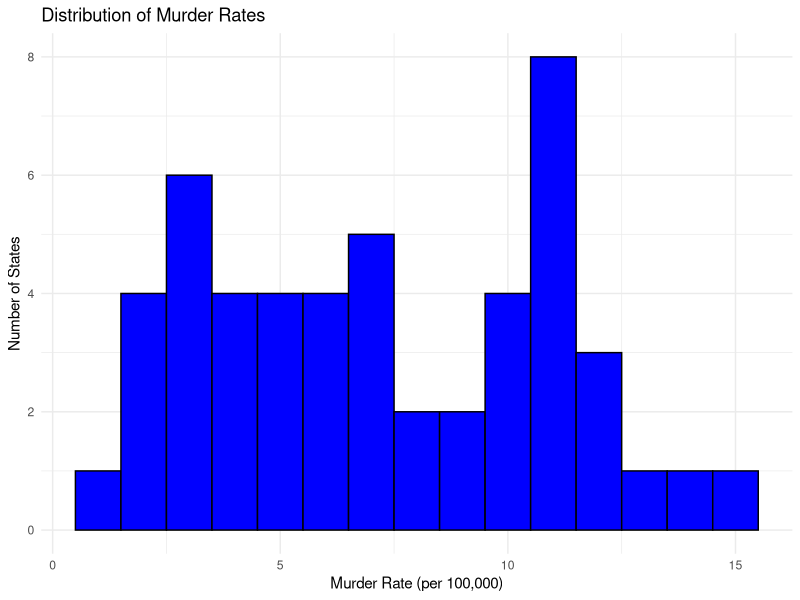
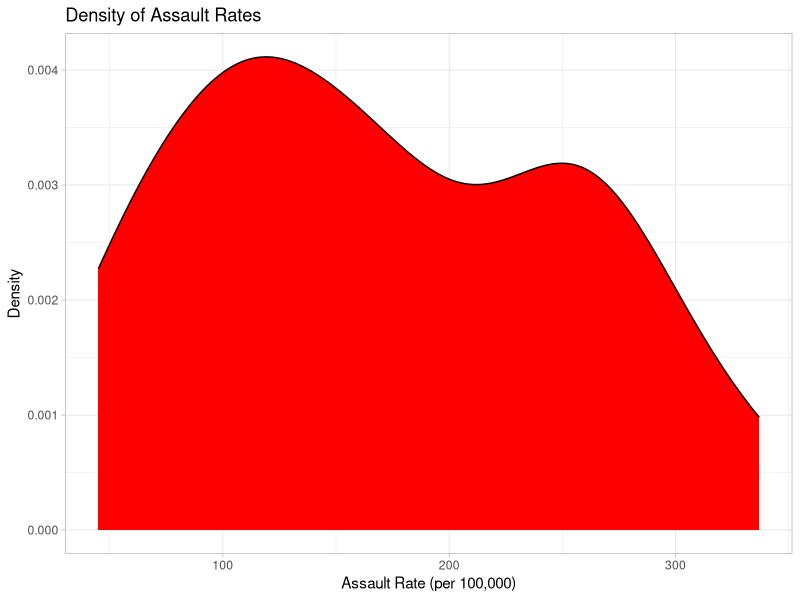
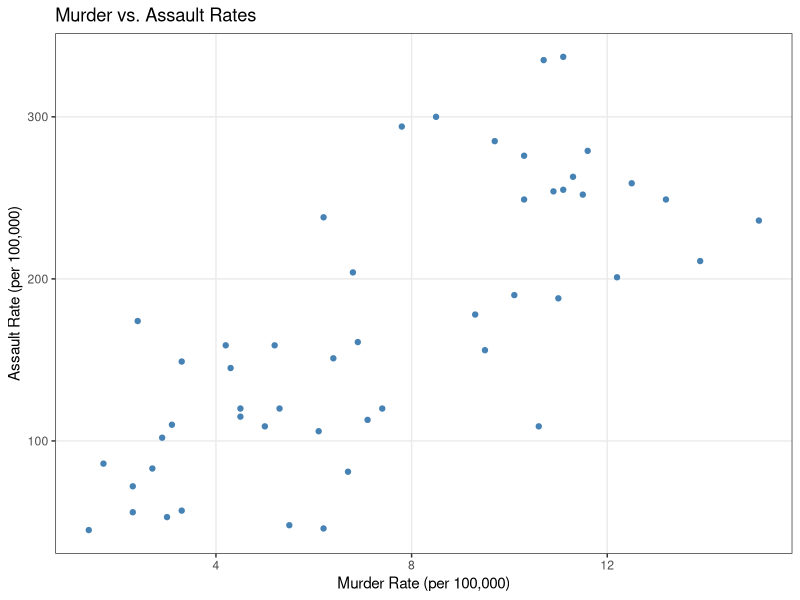
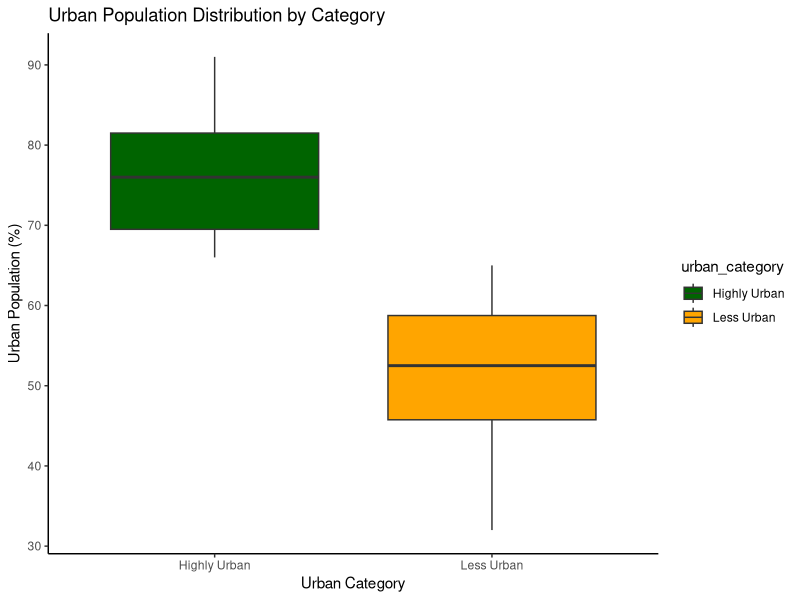
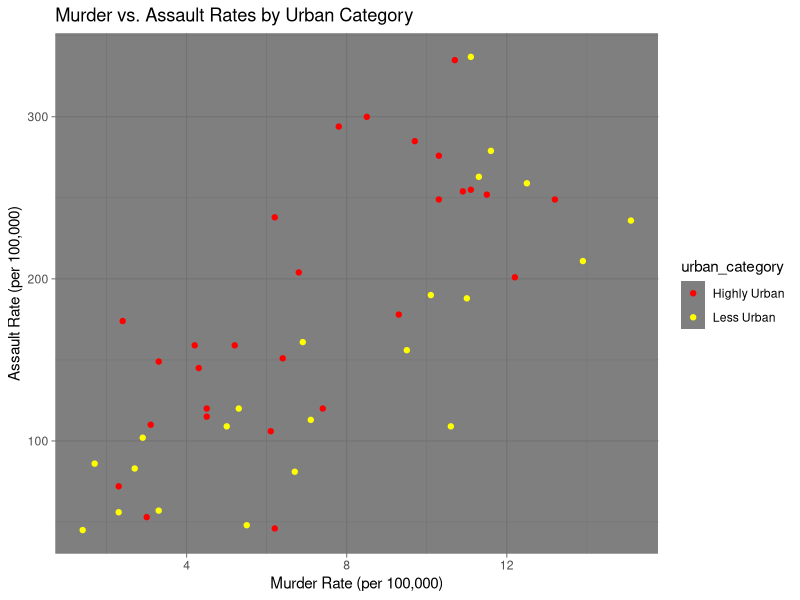
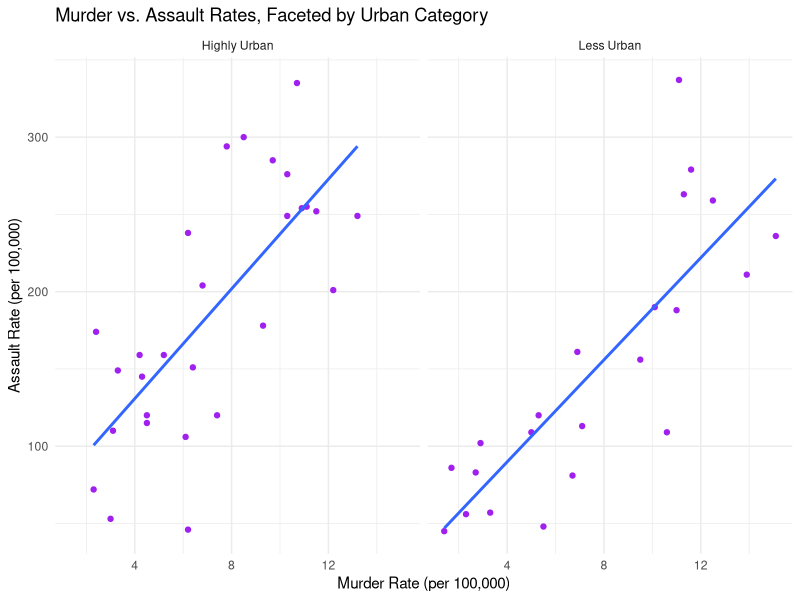
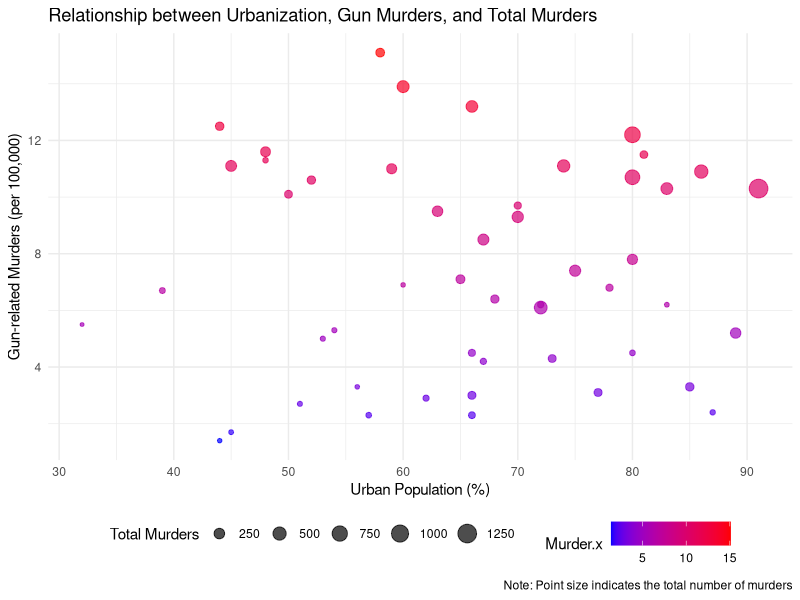

Recreate these plots in R, in order.
## ---- chunk 1
knitr::opts_chunk$set(echo = TRUE, eval = TRUE, error = FALSE,
                      warning = FALSE, message = FALSE, 
                      fig.align = "center",
                      R.options = list(max.print=100))


# Edit the file starting below
## ---- chunk 2

#if dslabs has not been installed, remove the '#' and run the following:
#install.packages("dslabs")

library(ggplot2)
library(tidyr)
library(datasets)
library(tidyverse)
library(dslabs)

## ---- chunk 3

# Load the data
state.x77 <- as.data.frame(state.x77)
USArrests <- as.data.frame(USArrests)
murders <- as.data.frame(murders)

## ---- chunk 4
# Convert row names to a column in state.x77
state.x77 <- state.x77 %>%
  mutate(state = row.names(state.x77))

# Add a 'state' column to USArrests (assuming row names are in order)
USArrests$state <- row.names(USArrests)

# Join state.x77 and USArrests datasets based on the 'state' column
combined_data <- left_join(state.x77, USArrests, by = "state")

# Join the 'murders' dataset if available
if (exists("murders")) {
  combined_data <- combined_data %>%
    left_join(murders, by = "state")
}
## ---- chunk 5
# 1. Explore the data with summary
print(summary(combined_data))

# 2. Use dplyr functions for manipulation
# 2.1 filter() - Filter rows with high Murder rate, for example, greater than 10 per 100,000
high_gun_murder_rates <- combined_data %>% 
  filter(Murder.x > 10)

# 2.2 select() - Select only a few relevant columns for analysis
selected_columns <- combined_data %>% 
  select(state, Murder.x, total, Assault, UrbanPop, Rape) 

# 2.3 arrange() - Arrange the states by Murder rate
states_by_gun_murder_rate <- combined_data %>% 
  arrange(desc(Murder.x))

# 2.4 group_by() and 2.6 summarize() - Group by a categorical variable and calculate summary statistics. 
# Here, we create a categorical variable based on the Urban Population (UrbanPop),
# assuming a state with UrbanPop > 65 is "Highly Urban", otherwise "Less Urban".

combined_data <- combined_data %>% 
  mutate(urban_category = ifelse(UrbanPop > 65, 'Highly Urban', 'Less Urban'))

urban_summary <- combined_data %>% 
  group_by(urban_category) %>% 
  summarize(
    avg_gun_murder = mean(total, na.rm = TRUE),
    avg_murder = mean(Murder.x, na.rm = TRUE),
    avg_assault = mean(Assault, na.rm = TRUE),
    avg_rape = mean(Rape, na.rm = TRUE),
    .groups = 'drop' # This prevents the creation of a grouped_df in the output
  )

# Discuss findings/results
print("Summary Table for Urban Categories")
print(urban_summary)
## ---- chunk 6

# Plot 1: Histogram of Murder rates
p1 <- ggplot(data = combined_data, aes(x = Murder.x)) +
  geom_histogram(binwidth = 1, fill = 'blue', color = 'black') +
  labs(title = "Distribution of Murder Rates", 
       x = "Murder Rate (per 100,000)", 
       y = "Number of States") +
  theme_minimal()
print(p1)

# Supporting paragraph for Plot 1:
# "The histogram displays the distribution of murder rates across states. Most states 
# seem to have lower rates, as indicated by the higher frequency of states within 
# lower murder rate bins. The tail extending to the right suggests that fewer states 
# experience very high murder rates. Understanding the distribution can help identify 
# outliers and inform policy decisions."

# Plot 2: Density plot of Assault rates
p2 <- ggplot(data = combined_data, aes(x = Assault)) +
  geom_density(fill = 'red') +
  labs(title = "Density of Assault Rates", 
       x = "Assault Rate (per 100,000)", 
       y = "Density") +
  theme_light()
print(p2)

# Supporting paragraph for Plot 2:
# "The density plot presents a continuous estimate of the distribution of assault rates 
# among states. The shape of the plot indicates variability in rates, with a peak 
# suggesting a common range of assault rates. The spread of the curve implies differences 
# in how states experience violent crime, which may warrant further investigation 
# into regional or demographic factors."
## ---- chunk 7
# Plot 3: Scatterplot of Murder vs. Assault rates
p3 <- ggplot(data = combined_data, aes(x = Murder.x, y = Assault)) +
  geom_point(color = 'steelblue') +
  labs(title = "Murder vs. Assault Rates", 
       x = "Murder Rate (per 100,000)", 
       y = "Assault Rate (per 100,000)") +
  theme_bw() +
  theme(panel.grid.minor = element_blank())
print(p3)

# Supporting paragraph for Plot 3:
# "This scatterplot shows each state by its murder and assault rates, suggesting a 
# positive correlation between the two variables. States with higher murder rates 
# tend to also have higher assault rates. This correlation could imply that factors 
# contributing to violence are similar for both types of crime."

# Plot 4: Boxplot of UrbanPop by urban_category
p4 <- ggplot(data = combined_data, aes(x = urban_category, y = UrbanPop, fill = urban_category)) +
  geom_boxplot() +
  labs(title = "Urban Population Distribution by Category", 
       x = "Urban Category", 
       y = "Urban Population (%)") +
  theme_classic() +
  scale_fill_manual(values = c('Highly Urban' = 'darkgreen', 'Less Urban' = 'orange'))
print(p4)

# Supporting paragraph for Plot 4:
# "The boxplot categorizes states into 'Highly Urban' and 'Less Urban' based on their 
# urban population percentages. Not surprisingly, 'Highly Urban' states have a higher 
# median urban population percentage, as well as less variability. In contrast, 'Less 
# Urban' states show greater diversity in urban population percentages. This difference 
# could reflect varying degrees of urbanization and lifestyle factors between the groups."
## ---- chunk 8
# Plot 5: Scatterplot of Murder vs. Assault rates, colored by urban_category
p5 <- ggplot(data = combined_data, aes(x = Murder.x, y = Assault, color = urban_category)) +
  geom_point() +
  labs(title = "Murder vs. Assault Rates by Urban Category", 
       x = "Murder Rate (per 100,000)", 
       y = "Assault Rate (per 100,000)") +
  theme_dark() +
  scale_color_manual(values = c('Highly Urban' = 'red', 'Less Urban' = 'yellow'))
print(p5)

# Supporting paragraph for Plot 5:
# "This enhanced scatterplot includes an additional dimension, using color to indicate 
# 'Highly Urban' vs. 'Less Urban' states. It appears that 'Highly Urban' states tend to 
# have higher rates of both murder and assault, suggesting that urbanization level 
# could be linked to crime rates. This trend might be due to various socio-economic 
# factors prevalent in densely populated areas."

# Plot 6: Scatterplot with smoothed trend line of Murder vs. Assault rates, faceted by urban_category
p6 <- ggplot(data = combined_data, aes(x = Murder.x, y = Assault)) +
  geom_point(color = 'purple') +
  geom_smooth(method = 'lm', se = FALSE) + # Adding a trend line
  facet_wrap(~urban_category) + # Creating facets based on the urban_category
  labs(title = "Murder vs. Assault Rates, Faceted by Urban Category", 
       x = "Murder Rate (per 100,000)", 
       y = "Assault Rate (per 100,000)") +
  theme_minimal()
print(p6)

# Supporting paragraph for Plot 6:
# "This plot provides a comparative view of the relationship between murder and assault 
# rates within 'Highly Urban' and 'Less Urban' states. The linear trend lines suggest 
# a positive correlation in both categories, but the slope seems steeper for 'Highly 
# Urban' states, indicating a stronger relationship between the two crime rates. 
# The facets allow for direct comparison between groups, highlighting the influence 
# of urbanization on crime."

## ---- chunk 9
#Plot 7: Scatter plot to answer the research question: "How do socio-economic factors correlate with crime rates and gun violence across U.S. states?"
p <- ggplot(data = combined_data, aes(x = UrbanPop, y = Murder.x, size = total)) +
  geom_point(aes(color = Murder.x), alpha = 0.7) +
  scale_size_continuous(name = "Total Murders") +
  scale_color_gradient(low = "blue", high = "red") +
  labs(title = "Relationship between Urbanization, Gun Murders, and Total Murders",
       x = "Urban Population (%)",
       y = "Gun-related Murders (per 100,000)",
       caption = "Note: Point size indicates the total number of murders") +
  theme_minimal() +
  theme(legend.position="bottom")
print(p)

#Supporting paragraph:
#"This plot examines the correlation between urban population percentage, gun-related murder rates, and the total number of murders across U.S. states. Each point represents a state, with the size of the point proportional to the total number of murders in that state. The color gradient from blue to red signifies the number of gun-related murders, with a redder hue indicating a higher rate.

#Preliminary observations suggest a trend where states with higher urban population percentages tend to have higher gun-related murder rates, although there are several outliers. Additionally, states with larger total murders (indicated by larger point sizes) don't always correspond to higher urban populations, suggesting that other socio-economic or regulatory factors might be in play.

#It's important to note that this is a simplistic view and the plot doesn't factor in other critical socio-economic variables due to data limitations. A more comprehensive analysis would require a richer dataset and possibly multivariate statistical techniques to uncover more nuanced relationships."
